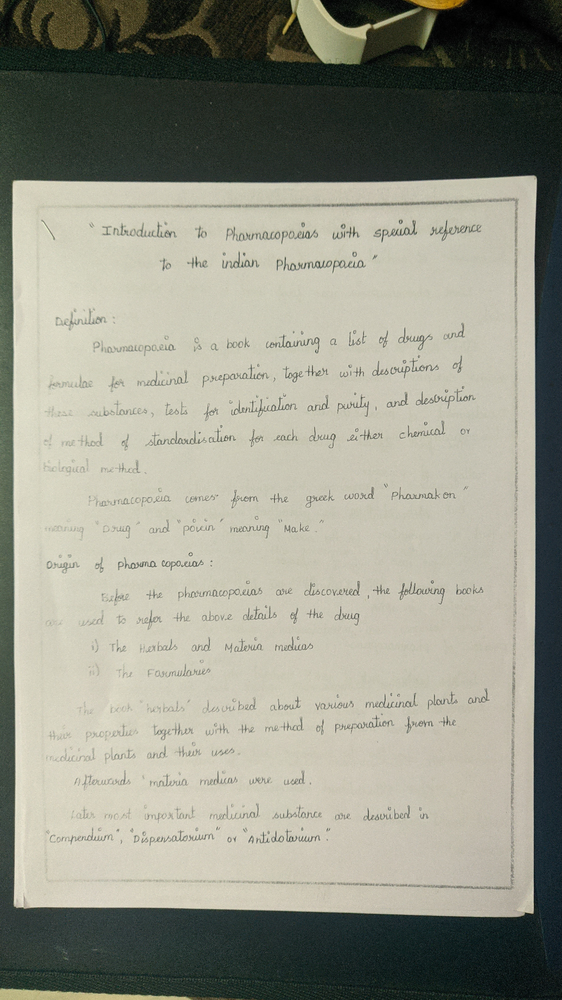
#> input picture 4. OCR + NLP/submission/document_basic.png, 562 x 1000 px, shrunk from 1036 x 1843 before the run
$ jupyter execute 'Optical Character Recognition (OCR) Submission.ipynb'
#> lines starting #> are read from the running program, lines starting #| are printed output that depends on the picture; after the words box and inside, x2 and y2 are one past the last pixel; in counts of white or black regions, pixels touching at a corner belong together
# Steps undertaken in this notebook to do a basic OCR:
        * Edge detection using Canny
            - Noise Reduction (Bluring)
            - Finding Intensity Gradient of the Image using Sobel or Laplacian (White pixel means 'high' gradient value)
            - Non-maximum Suppression
            - Hysteresis Thresholding

        * Thicken the edges using Morphological transformations using a kernel (Rectangular, Elliptical, Cross-shaped)
            - Erosion
            - Dilation
            - Opening
            - Closing etc..

        * Finding contours
        * Flattening (or) changing the perspective of the document
        * Smoothening the warped image using a Gaussian Filter to remove noise
        * Binarization - Thresholding


[cell 1]
import cv2
import numpy as np
import matplotlib.pyplot as plt

[cell 2]
# Opening the original image
img_original_basic = cv2.imread('document_basic.png',1)
#> img_original_basic is the input picture: shape (1000, 562, 3); mean B, G, R 135.6, 149.3, 148.8
img_original_adv = cv2.imread('document_adv.png',1)
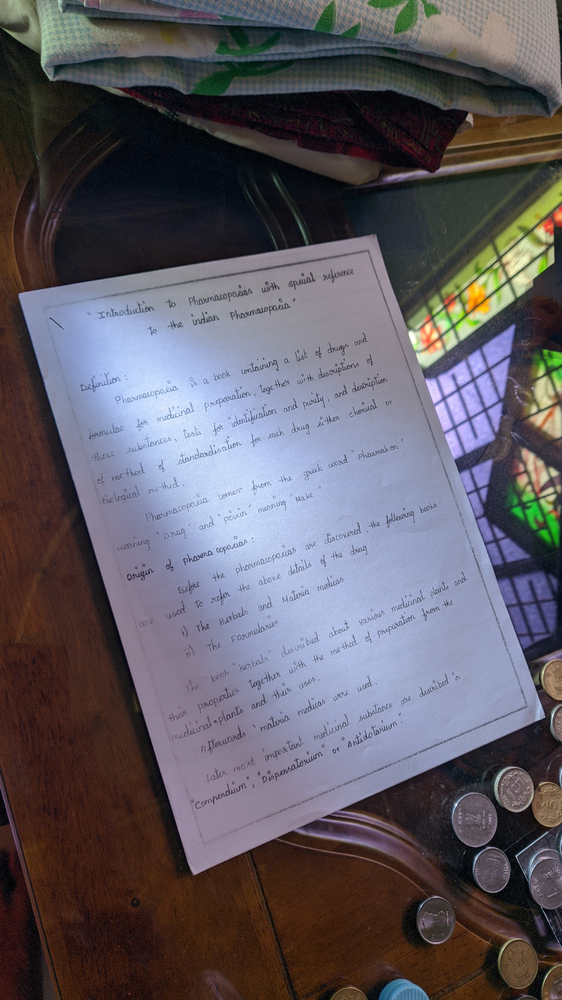
#> input picture 4. OCR + NLP/submission/document_adv.png, 562 x 1000 px, shrunk from 1036 x 1843 before the run
#> img_original_adv is the input picture: shape (1000, 562, 3); mean B, G, R 99, 90.7, 95.1

# Opening the same image in Grayscale form
img_basic = cv2.imread('document_basic.png',0)
#> img_basic: shape (1000, 562); min 0, max 237, mean 147.1
img_adv = cv2.imread('document_adv.png',0)
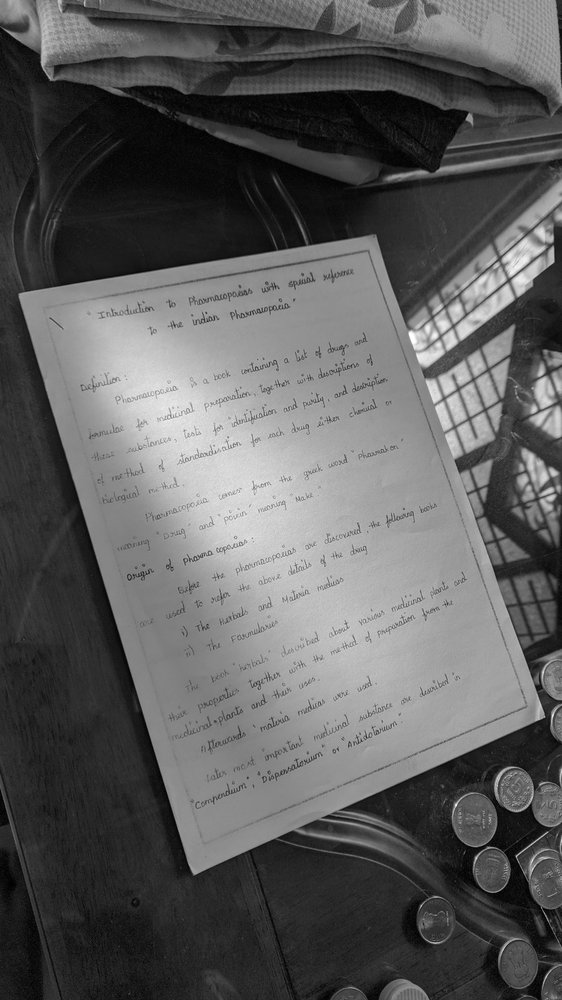
#> img_adv: shape (1000, 562); min 0, max 255, mean 92.5

plt.figure(figsize=(10,10))

plt.subplot(121)
plt.imshow(img_original_basic)
plt.title('Original Image Basic')
plt.xticks([])
plt.yticks([])

plt.subplot(122)
plt.imshow(img_original_adv)
plt.title('Original Image Advanced')
plt.xticks([])
plt.yticks([])


plt.show()
#> figure, not shown here; B, G, R data is drawn as R, G, B

# Edge Detection using Canny

[cell 3]
edge_basic = cv2.Canny(img_basic,100,200)
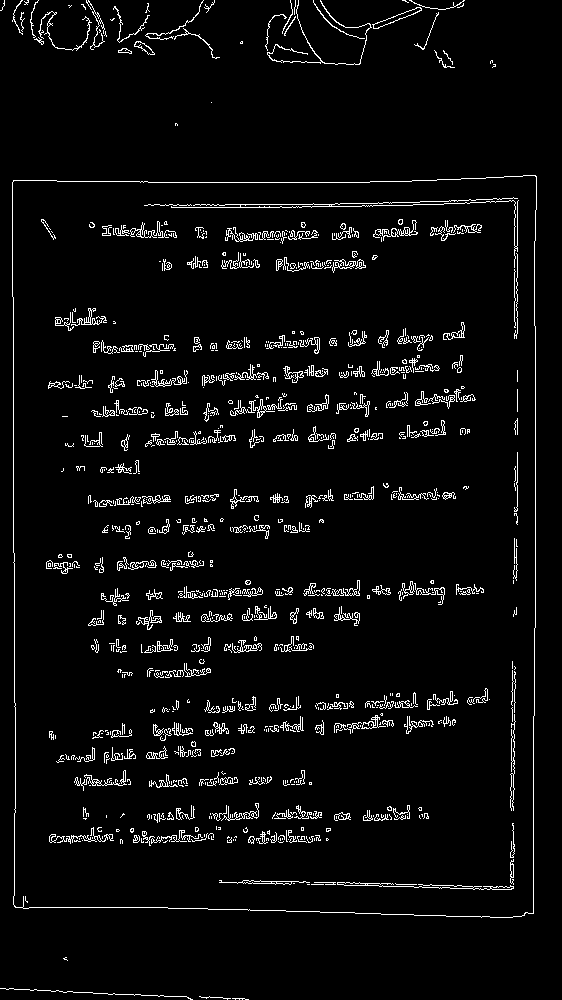
#> edge_basic: shape (1000, 562); 4.4% white in thin lines or dots
edge_adv = cv2.Canny(img_adv,100,200)
#> edge_adv: shape (1000, 562); 5.7% white in thin lines or dots

plt.figure(figsize=(10,10))

plt.subplot(121)
plt.imshow(edge_basic,cmap='gray')
plt.title('Edge Image Basic')

plt.subplot(122)
plt.imshow(edge_adv,cmap='gray')
plt.title('Edge Image Basic')

# Morphological Transformations

[cell 4]
# When to use which kernel... (Rectangular, Elliptical, Cross-shaped)
kernel = np.ones((5,5),np.uint8)
dilation_basic = cv2.dilate(edge_basic,kernel,iterations = 1)
#> dilation_basic: shape (1000, 562); 18% white; 169 white regions, largest, box (x1, y1, x2, y2) and area: (10, 173, 539, 920) 12810, (263, 0, 467, 67) 4265, (142, 195, 521, 341) 4044
dilation_adv = cv2.dilate(edge_adv,kernel,iterations = 1)
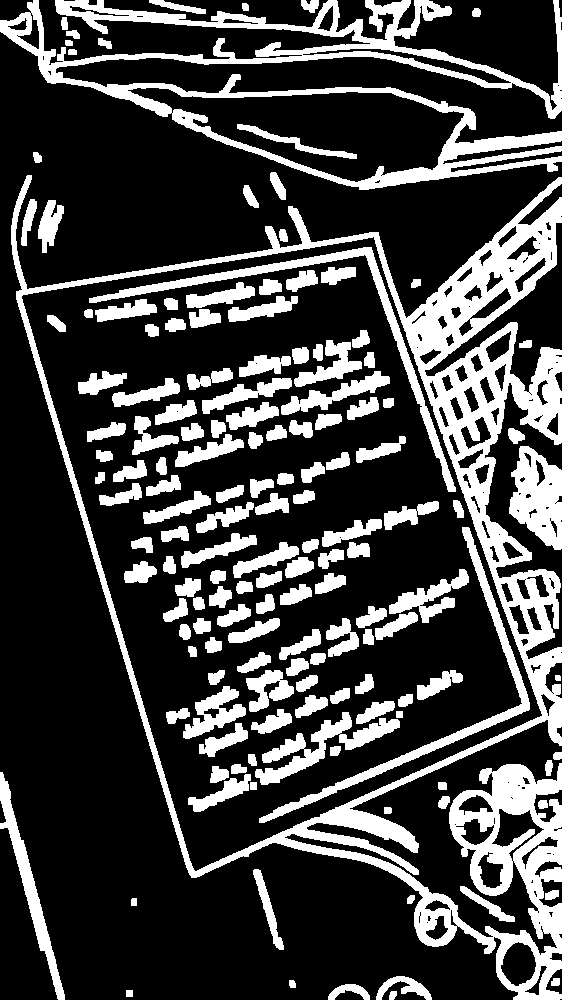
#> dilation_adv: shape (1000, 562); 25.6% white; 154 white regions

plt.figure(figsize=(10,10))

plt.subplot(121)
plt.imshow(dilation_basic,cmap = 'gray')
plt.title('Dilated Image Basic')

plt.subplot(122)
plt.imshow(dilation_adv,cmap='gray')
plt.title('Dilated Image Advanced')

# Finding Contours
* And approximating the contour to a 'rectangle with the largest area' base on Douglas-Peucker algorithm.

[cell 5]
# Retrieve the contours as a list, with simple apprximation model (returns the corner points alone..)
contours_basic,hierarchy_basic=cv2.findContours(dilation_basic,cv2.RETR_LIST,cv2.CHAIN_APPROX_SIMPLE)
#> contours_basic = 198 contours, 25 with area under 20; largest, box (x1, y1, x2, y2) and area: (10, 173, 539, 920) 385418, (14, 177, 535, 916) 375120, (263, 0, 467, 67) 4724, (142, 195, 521, 341) 3524, (217, 821, 517, 892) 2320
contours_basic=sorted(contours_basic,key=cv2.contourArea,reverse=True)

corner_pts_basic = 0
pos_basic = 0

# Approximating and finding the rectangle with the largest area
for i in range(len(contours_basic)):
    epsilon = 0.01*cv2.arcLength(contours_basic[i], True)
    approx = cv2.approxPolyDP(contours_basic[i], epsilon, True)

    if len(approx) == 4:
        corner_pts_basic = approx
        pos_basic = i
        break
#> this loop made 1 pass
#> (epsilon, corner_pts_basic, pos_basic) on pass 1: (25.39, [[537, 173], [11, 178], [13, 909], [535, 915]], 0)

c_img_basic = cv2.drawContours(cv2.imread('document_basic.png',1), contours_basic, pos_basic, (0,255,0), 5)
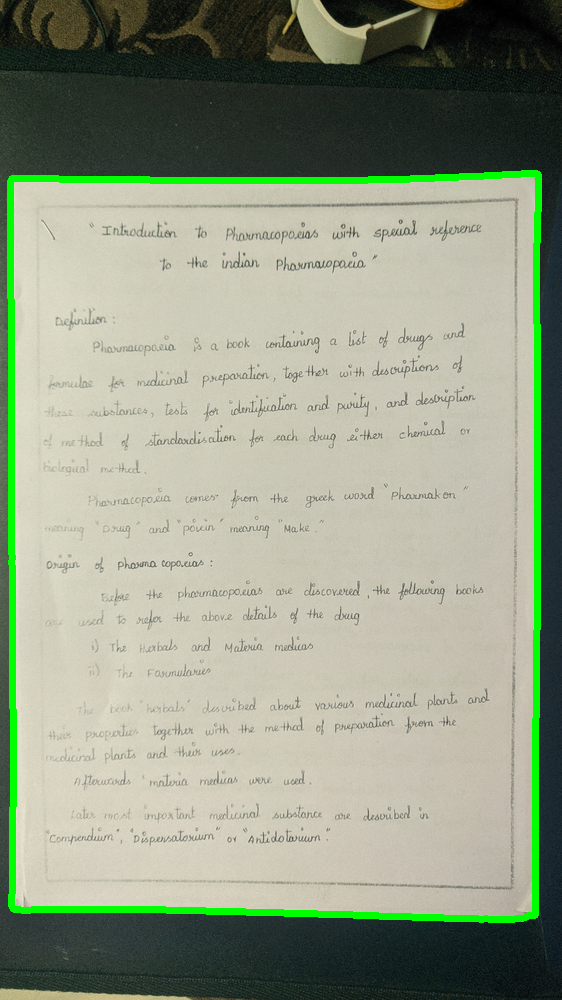
#> c_img_basic: shape (1000, 562, 3); mean B, G, R 133, 154.5, 146.2

# Repeating the same again for the other image..
contours_adv,hierarchy_adv=cv2.findContours(dilation_adv,cv2.RETR_LIST,cv2.CHAIN_APPROX_SIMPLE)
#> contours_adv = 294 contours, 63 with area under 20; largest, box (x1, y1, x2, y2) and area: (11, 175, 562, 1000) 262528, (21, 236, 543, 872) 203268, (0, 0, 562, 190) 38066, (127, 87, 465, 183) 17204, (509, 446, 562, 550) 3695
contours_adv=sorted(contours_adv,key=cv2.contourArea,reverse=True)

corner_pts_adv = 0
pos_adv = 0

for i in range(len(contours_adv)):
    epsilon = 0.01*cv2.arcLength(contours_adv[i], True)
    approx = cv2.approxPolyDP(contours_adv[i], epsilon, True)

    if len(approx) == 4:
        corner_pts_adv = approx
        pos_adv = i
        break
#> this loop made 2 passes
#> (epsilon, corner_pts_adv, pos_adv) on pass 2: (19.88, [[373, 236], [542, 715], [195, 871], [21, 296]], 1)
#> epsilon on pass 1: 62.29

c_img_adv = cv2.drawContours(cv2.imread('document_adv.png',1), contours_adv, pos_adv, (0,255,0), 5)
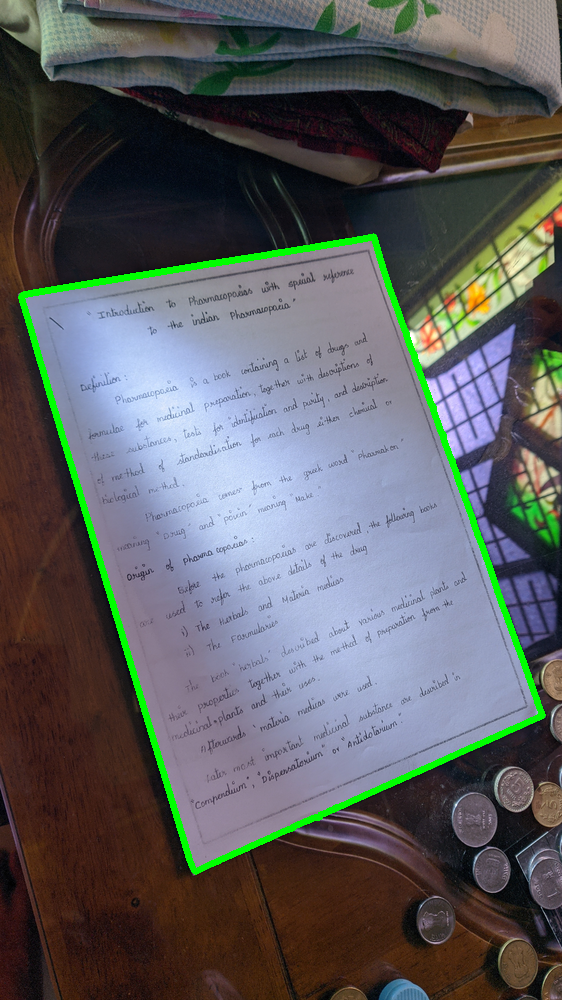
#> c_img_adv: shape (1000, 562, 3); mean B, G, R 95.7, 93.5, 92.3

# Displaying both image
plt.figure(figsize=(10,10))

plt.subplot(121)
plt.imshow(c_img_basic,cmap = 'gray')
plt.title('Contour Basic')
#plt.xticks([])
#plt.yticks([])

plt.subplot(122)
plt.imshow(c_img_adv,cmap='gray')
plt.title('Contour Advanced')
#plt.xticks([])
#plt.yticks([])
#> figure, not shown here; B, G, R data is drawn as R, G, B

# Flattening The Document
 - We should not mess up the order of the points - otherwise we will get a rotated or flipped warp image

[cell 6]
# Ordering the points in anti-clockwise direction starting from top-left corner...
def order_points(pts):

    rect = np.zeros((4, 2), dtype = "float32")

    s = pts.sum(axis = 1)
#> s = [710, 189, 922, 1450]
    rect[0] = pts[np.argmin(s)]
    rect[2] = pts[np.argmax(s)]

    diff = np.diff(pts, axis = 1)
#> diff = [-364, 167, 896, 380]
    rect[1] = pts[np.argmin(diff)]
    rect[3] = pts[np.argmax(diff)]

    return rect

# Calculating the max width and hight of the image - which will be the dimensions of the warped image
def four_point_transform(image, pts):

    rect = order_points(pts)
#> rect = [[11, 178], [537, 173], [535, 915], [13, 909]]
    (tl, tr, br, bl) = rect
#> tl = [11, 178]; tr = [537, 173]; br = [535, 915]; bl = [13, 909]

    widthA = np.sqrt(((br[0] - bl[0]) ** 2) + ((br[1] - bl[1]) ** 2))
#> widthA = 522
    widthB = np.sqrt(((tr[0] - tl[0]) ** 2) + ((tr[1] - tl[1]) ** 2))
#> widthB = 526
    maxWidth = max(int(widthA), int(widthB))
#> maxWidth = 526

    heightA = np.sqrt(((tr[0] - br[0]) ** 2) + ((tr[1] - br[1]) ** 2))
#> heightA = 742
    heightB = np.sqrt(((tl[0] - bl[0]) ** 2) + ((tl[1] - bl[1]) ** 2))
#> heightB = 731
    maxHeight = max(int(heightA), int(heightB))
#> maxHeight = 742

    dst = np.array([
        [0, 0],
        [maxWidth - 1, 0],
        [maxWidth - 1, maxHeight - 1],
        [0, maxHeight - 1]], dtype = "float32")
#> dst = [[0, 0], [525, 0], [525, 741], [0, 741]]

    # M is the matrix we will be using to transform our image
    M = cv2.getPerspectiveTransform(rect, dst)
#> M = [[1.01, -0.00277, -10.63], [0.00955, 1, -178.9], [2.86e-05, -1.04e-05, 1]]
    warped = cv2.warpPerspective(image, M, (maxWidth, maxHeight))
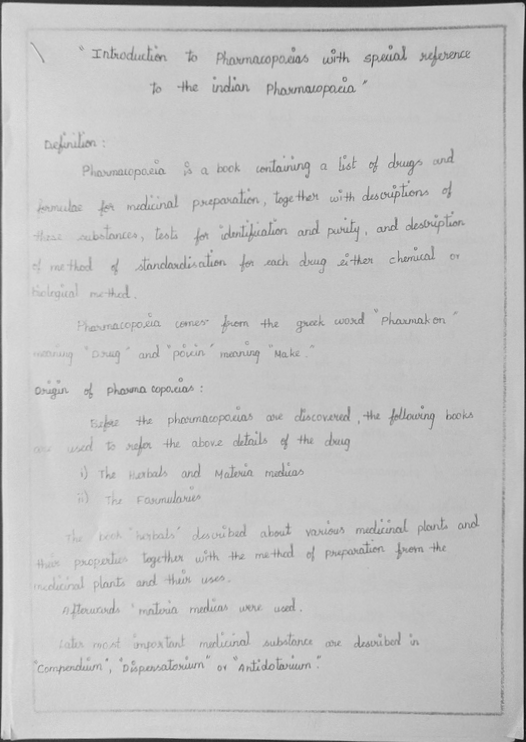
#> warped: shape (742, 526); min 17, max 226, mean 194.6

    return warped

[cell 7]
warped_img_basic = four_point_transform(img_basic, corner_pts_basic.reshape(4,2))
warped_img_adv = four_point_transform(img_adv, corner_pts_adv.reshape(4,2))
#> in four_point_transform (call 2), `rect = order_points(pts)`: rect = [[21, 296], [373, 236], [542, 715], [195, 871]]
#> in four_point_transform (call 2), `(tl, tr, br, bl) = rect`: tl = [21, 296]; tr = [373, 236]; br = [542, 715]; bl = [195, 871]
#> in four_point_transform (call 2), `widthA = np.sqrt(((br[0] - bl[0]) ** 2) + ((br[1] - bl[1]) ** 2))`: widthA = 380.5
#> in four_point_transform (call 2), `widthB = np.sqrt(((tr[0] - tl[0]) ** 2) + ((tr[1] - tl[1]) ** 2))`: widthB = 357.1
#> in four_point_transform (call 2), `maxWidth = max(int(widthA), int(widthB))`: maxWidth = 380
#> in four_point_transform (call 2), `heightA = np.sqrt(((tr[0] - br[0]) ** 2) + ((tr[1] - br[1]) ** 2))`: heightA = 507.9
#> in four_point_transform (call 2), `heightB = np.sqrt(((tl[0] - bl[0]) ** 2) + ((tl[1] - bl[1]) ** 2))`: heightB = 600.8
#> in four_point_transform (call 2), `maxHeight = max(int(heightA), int(heightB))`: maxHeight = 600
#> in four_point_transform (call 2), `dst = np.array([ [0, 0], [maxWidth - 1, 0], [maxWidth - 1, maxHeight -..`: dst = [[0, 0], [379, 0], [379, 599], [0, 599]]
#> in four_point_transform (call 2), `M = cv2.getPerspectiveTransform(rect, dst)`: M = [[0.932, -0.282, 63.88], [0.195, 1.14, -342.4], [-0.000412, 0.000269, 1]]
#> in four_point_transform (call 2), `warped = cv2.warpPerspective(image, M, (maxWidth, maxHeight))`:
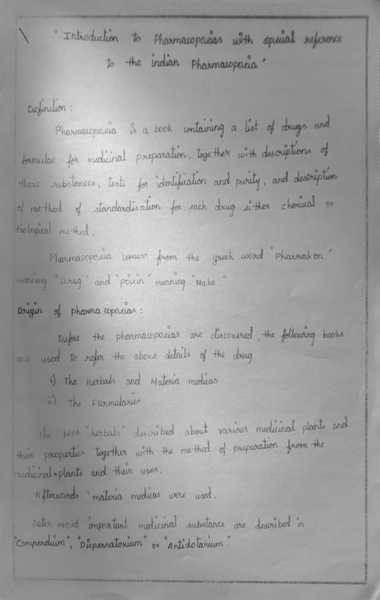
#> warped: shape (600, 380); min 48, max 236, mean 157.5

plt.figure(figsize=(7,7))

plt.subplot(121)
plt.title('Warped Image Basic')
plt.imshow(warped_img_basic,'gray')

plt.subplot(122)
plt.title('Warped Image Advanced')
plt.imshow(warped_img_adv,'gray')

# Thresholding

[cell 8]
warped_blur_basic = cv2.GaussianBlur(warped_img_basic,(5,5),0)
bin_img_basic = cv2.adaptiveThreshold(warped_blur_basic,255,cv2.ADAPTIVE_THRESH_GAUSSIAN_C,cv2.THRESH_BINARY,3,2)
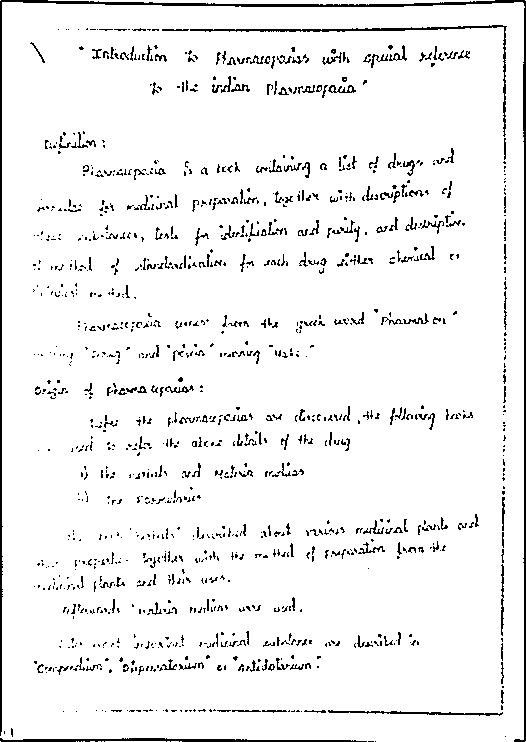
#> bin_img_basic: shape (742, 526); 94.3% white; black in thin lines or dots

plt.figure(figsize=(15,15))
plt.title('Final Image Basic')
plt.imshow(bin_img_basic,'gray')

[cell 9]
warped_blur_adv = cv2.GaussianBlur(warped_img_adv,(5,5),0)
bin_img_adv = cv2.adaptiveThreshold(warped_blur_adv,255,cv2.ADAPTIVE_THRESH_GAUSSIAN_C,cv2.THRESH_BINARY,3,2)
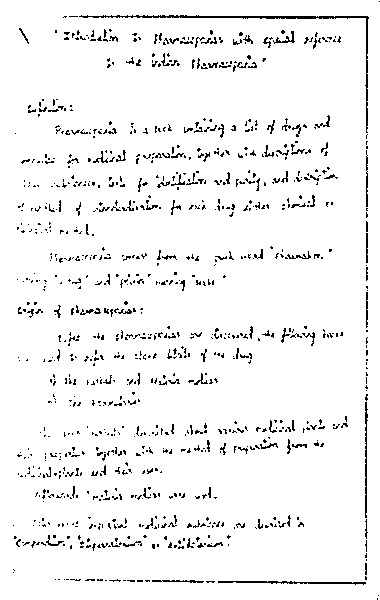
#> bin_img_adv: shape (600, 380); 95.1% white; black in thin lines or dots

plt.figure(figsize=(15,15))
plt.title('Final Image Advanced')
plt.imshow(bin_img_adv,'gray')
